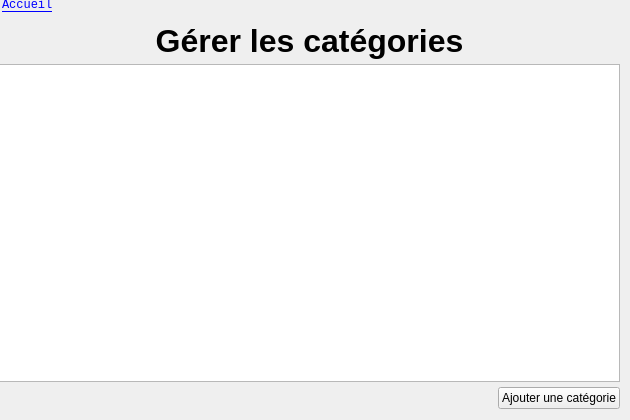
      <widget class="QWidget" name="category">
       <widget class="QWidget" name="verticalLayoutWidget_2">
        <property name="geometry">
         <rect>
          <x>-1</x>
          <y>-2</y>
          <width>621</width>
          <height>411</height>
         </rect>
        </property>
        <layout class="QVBoxLayout" name="verticalLayout_3">
         <property name="spacing">
          <number>5</number>
         </property>
         <item>
          <widget class="QLabel" name="label_ariane">
           <property name="font">
            <font>
             <family>Courier New</family>
             <pointsize>9</pointsize>
             <underline>true</underline>
            </font>
           </property>
           <property name="styleSheet">
            <string notr="true">color:#006; margin-top:-2px;margin-bottom:6px;</string>
           </property>
           <property name="text">
            <string>&lt;a href=&quot;0&quot;&gt;Accueil&lt;/a&gt;</string>
           </property>
          </widget>
         </item>
         <item>
          <widget class="QLabel" name="label_titre">
           <property name="font">
            <font>
             <family>Ubuntu</family>
             <pointsize>24</pointsize>
             <weight>75</weight>
             <bold>true</bold>
            </font>
           </property>
           <property name="styleSheet">
            <string notr="true">margin-top:-6px;</string>
           </property>
           <property name="text">
            <string>Gérer les catégories</string>
           </property>
           <property name="alignment">
            <set>Qt::AlignCenter</set>
           </property>
          </widget>
         </item>
         <item>
          <widget class="QTableWidget" name="tableWidget_categories"/>
         </item>
         <item>
          <layout class="QHBoxLayout" name="horizontalLayout_3" stretch="0,0">
           <property name="spacing">
            <number>6</number>
           </property>
           <property name="topMargin">
            <number>0</number>
           </property>
           <property name="rightMargin">
            <number>0</number>
           </property>
           <property name="bottomMargin">
            <number>0</number>
           </property>
           <item>
            <spacer name="horizontalSpacer_3">
             <property name="orientation">
              <enum>Qt::Horizontal</enum>
             </property>
             <property name="sizeHint" stdset="0">
              <size>
               <width>40</width>
               <height>20</height>
              </size>
             </property>
            </spacer>
           </item>
           <item>
            <widget class="QPushButton" name="pushButton_add_category_2">
             <property name="text">
              <string>Ajouter une catégorie</string>
             </property>
             <property name="icon">
              <iconset resource="images.qrc">
               <normaloff>:/icones/images/add.png</normaloff>:/icones/images/add.png</iconset>
             </property>
            </widget>
           </item>
          </layout>
         </item>
        </layout>
       </widget>
      </widget>
